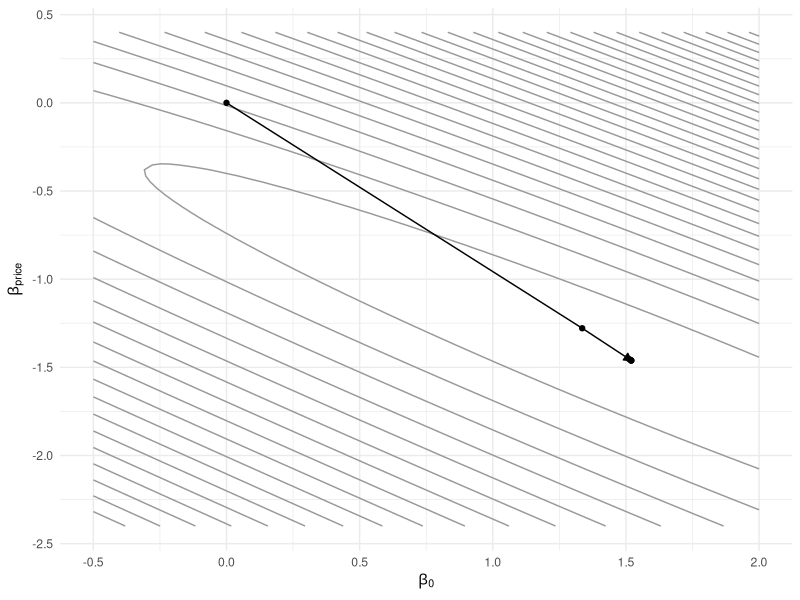

Reproduce this figure in R.
## ---- chunk 1
#| label: setup
#| message: false
#| echo: false
library(ggplot2)
theme_set(theme_minimal())
## ---- chunk 2
newton_binary <- function(beta0, y, X, tol = 1e-10, max_iter = 25) {
    beta <- beta0
    path <- list(beta)
    for (i in 1:max_iter) {
        P <- plogis(as.vector(X %*% beta))       # P_n for all n
        s <- crossprod(X, y - P)                 # score:   X'(y - P)
        H <- -crossprod(X * (P * (1 - P)), X)    # hessian: -X' W X
        step <- solve(H, s)                      # H^{-1} s without inverting
        beta <- beta - as.vector(step)
        path[[i + 1]] <- beta
        if (max(abs(step)) < tol) break
    }
    list(beta = beta, hessian = H, iterations = i,
         path = do.call(rbind, path))
}
## ---- chunk 3
sim_binary_data <- function(N, beta, X = NULL,
                            dist = c("logistic", "normal")) {
    dist <- match.arg(dist)
    if (is.null(X)) {
        price <- runif(N, min = 0.8, max = 2.4)
        ram16 <- rbinom(N, size = 1, prob = 0.5)
        X <- cbind(1, price, ram16)
    }
    eps <- switch(dist, logistic = rlogis(N), normal = rnorm(N))
    U <- as.vector(X %*% beta) + eps
    data.frame(y = as.integer(U > 0), X[, -1, drop = FALSE])
}

set.seed(60)
beta_true <- c(1.0, -1.2, 0.6)
d <- sim_binary_data(N = 500, beta = beta_true)
y <- d$y
X <- cbind(1, d$price, d$ram16)

fit_nr <- newton_binary(beta0 = c(0, 0, 0), y = y, X = X)
fit_nr$iterations
round(fit_nr$path, 4)
## ---- chunk 4
#| label: fig-newton-path
#| fig-cap: "Newton-Raphson's path from the origin across the log-likelihood contours (intercept and price coefficient shown; the memory coefficient also updates each step). Each jump maximizes the local quadratic model of the surface."
#| fig-width: 6
#| fig-height: 4
loglik_binary_vec <- function(beta, y, X) {   # vectorized; loop version in @sec-likelihood
    v <- as.vector(X %*% beta)
    sum(y*v - log1p(exp(v)))
}
grid <- expand.grid(b0 = seq(-0.5, 2, length.out = 80),
                    bp = seq(-2.4, 0.4, length.out = 80))
grid$ll <- mapply(function(b0, bp)
    loglik_binary_vec(c(b0, bp, fit_nr$beta[3]), y, X), grid$b0, grid$bp)

path <- data.frame(b0 = fit_nr$path[, 1], bp = fit_nr$path[, 2])
ggplot(grid, aes(b0, bp)) +
    geom_contour(aes(z = ll), bins = 30, color = "grey60") +
    geom_path(data = path, arrow = arrow(length = unit(0.2, "cm"),
                                         type = "closed")) +
    geom_point(data = path, size = 1.5) +
    labs(x = expression(beta[0]), y = expression(beta[price]))
## ---- chunk 5
num_grad <- function(fn, beta, h = 1e-6, ...) {
    g <- numeric(length(beta))
    for (k in seq_along(beta)) {
        e    <- replace(numeric(length(beta)), k, h)
        g[k] <- (fn(beta + e, ...) - fn(beta - e, ...)) / (2*h)
    }
    g
}
## ---- chunk 6
beta_test <- c(0.5, -0.8, 0.2)
P <- plogis(as.vector(X %*% beta_test))
analytic <- as.vector(crossprod(X, y - P))
numeric  <- num_grad(loglik_binary_vec, beta_test, y = y, X = X)
rbind(analytic, numeric)
## ---- chunk 7
fit <- optim(par     = c(0, 0, 0),
             fn      = loglik_binary_vec,
             y = y, X = X,
             method  = "BFGS",
             control = list(fnscale = -1),
             hessian = TRUE)
fit$par
fit$convergence
## ---- chunk 8
rbind(newton = fit_nr$beta, bfgs = fit$par, truth = beta_true)
## ---- chunk 9
vcov_hat <- solve(-fit$hessian)
se <- sqrt(diag(vcov_hat))

results <- data.frame(
    truth    = beta_true,
    estimate = fit$par,
    se       = se,
    z        = fit$par / se,
    ci_lo    = fit$par - 1.96*se,
    ci_hi    = fit$par + 1.96*se
)
rownames(results) <- c("intercept", "price", "ram16")
round(results, 3)
## ---- chunk 10
set.seed(61)
d2   <- sim_binary_data(N = 2000, beta = c(1.0, -1.2, 0.6))   # simulate
X2   <- cbind(1, d2$price, d2$ram16)
fit2 <- optim(c(0,0,0), loglik_binary_vec, y = d2$y, X = X2,   # estimate
              method = "BFGS", control = list(fnscale = -1),
              hessian = TRUE)
se2  <- sqrt(diag(solve(-fit2$hessian)))
round(data.frame(truth = c(1.0, -1.2, 0.6),                    # recover?
                 estimate = fit2$par, se = se2), 3)
